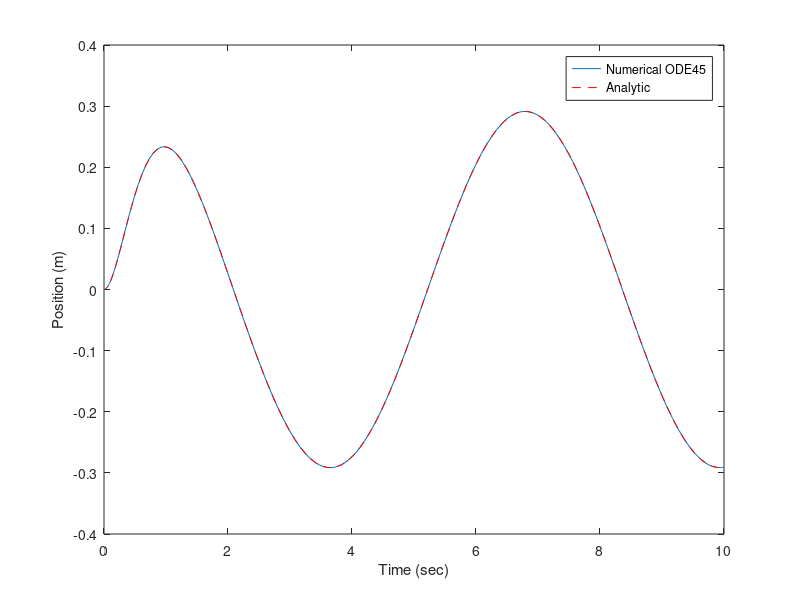

Here is the MATLAB script that generated this plot:
function jan_26()
close all

[tout,zout] = ode45(@Derivatives,[0 10],[0;0]);

xout = zout(:,1);

plot(tout,xout)


%%%Analytic Solution
a = 5/2;
w = sqrt(15/4);
%%%Solve for A,B,C,D
mat = [1 0 1 0;5 1 0 1;10 5 1 0;0 10 0 1];
sol = [0;0;3;0];
ABCD = inv(mat)*sol;
A = ABCD(1);
B = ABCD(2);
C = ABCD(3);
D = ABCD(4);
x_analytic = A*cos(tout) + B*sin(tout) + D/w*exp(-a*tout).*sin(w*tout) + C*exp(-a*tout).*cos(w*tout) - C*a/w*exp(-a*tout).*sin(w*tout);

hold on
plot(tout,x_analytic,'r--')

xlabel('Time (sec)')
ylabel('Position (m)')
legend('Numerical ODE45','Analytic')

function dzdt = Derivatives(t,z)

x = z(1);
xdot = z(2);

xdbldot = 3*cos(t) - 5*xdot - 10*x;

dzdt = [xdot;xdbldot];
